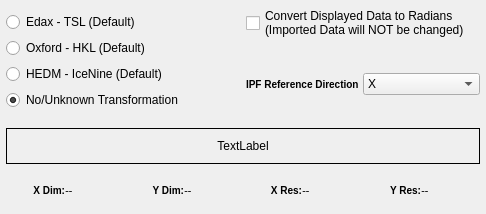
<?xml version="1.0" encoding="UTF-8"?>
<ui version="4.0">
 <class>QEbsdReferenceFrameDialog</class>
 <widget class="QDialog" name="QEbsdReferenceFrameDialog">
  <property name="geometry">
   <rect>
    <x>0</x>
    <y>0</y>
    <width>486</width>
    <height>214</height>
   </rect>
  </property>
  <property name="windowTitle">
   <string>Advanced Reference Frame Options</string>
  </property>
  <layout class="QGridLayout" name="gridLayout">
   <property name="verticalSpacing">
    <number>8</number>
   </property>
   <property name="margin">
    <number>6</number>
   </property>
   <item row="0" column="1">
    <widget class="QCheckBox" name="degToRads">
     <property name="text">
      <string>Convert Displayed Data to Radians 
(Imported Data will NOT be changed)</string>
     </property>
    </widget>
   </item>
   <item row="1" column="1" rowspan="2">
    <layout class="QHBoxLayout" name="horizontalLayout">
     <item>
      <widget class="QLabel" name="label">
       <property name="styleSheet">
        <string notr="true">QLabel {
font-weight: bold;
font-size: 10px;
}</string>
       </property>
       <property name="text">
        <string>IPF Reference Direction</string>
       </property>
      </widget>
     </item>
     <item>
      <widget class="QComboBox" name="refDir">
       <item>
        <property name="text">
         <string>X</string>
        </property>
       </item>
       <item>
        <property name="text">
         <string>Y</string>
        </property>
       </item>
       <item>
        <property name="text">
         <string>Z</string>
        </property>
       </item>
      </widget>
     </item>
    </layout>
   </item>
   <item row="0" column="0" rowspan="3">
    <layout class="QVBoxLayout" name="verticalLayout">
     <item>
      <widget class="QRadioButton" name="m_TSLdefaultBtn">
       <property name="text">
        <string>Edax - TSL (Default)</string>
       </property>
       <property name="shortcut">
        <string>Ctrl+S</string>
       </property>
       <property name="checked">
        <bool>false</bool>
       </property>
       <property name="autoExclusive">
        <bool>false</bool>
       </property>
      </widget>
     </item>
     <item>
      <widget class="QRadioButton" name="m_HKLdefaultBtn">
       <property name="layoutDirection">
        <enum>Qt::LeftToRight</enum>
       </property>
       <property name="text">
        <string>Oxford - HKL (Default)</string>
       </property>
      </widget>
     </item>
     <item>
      <widget class="QRadioButton" name="m_HEDMdefaultBtn">
       <property name="text">
        <string>HEDM - IceNine (Default)</string>
       </property>
      </widget>
     </item>
     <item>
      <widget class="QRadioButton" name="m_NoTransBtn">
       <property name="layoutDirection">
        <enum>Qt::LeftToRight</enum>
       </property>
       <property name="text">
        <string>No/Unknown Transformation</string>
       </property>
       <property name="checked">
        <bool>true</bool>
       </property>
      </widget>
     </item>
    </layout>
   </item>
   <item row="7" column="0" colspan="2">
    <widget class="QLabel" name="ipfLabel">
     <property name="frameShape">
      <enum>QFrame::Box</enum>
     </property>
     <property name="text">
      <string>TextLabel</string>
     </property>
     <property name="alignment">
      <set>Qt::AlignCenter</set>
     </property>
    </widget>
   </item>
   <item row="8" column="0" colspan="2">
    <layout class="QHBoxLayout" name="horizontalLayout_2">
     <property name="bottomMargin">
      <number>0</number>
     </property>
     <item>
      <widget class="QLabel" name="label_13">
       <property name="font">
        <font>
         <pointsize>-1</pointsize>
         <weight>75</weight>
         <bold>true</bold>
        </font>
       </property>
       <property name="styleSheet">
        <string notr="true">QLabel {
font-weight: bold;
font-size: 10px;
}</string>
       </property>
       <property name="text">
        <string>X Dim:</string>
       </property>
       <property name="alignment">
        <set>Qt::AlignRight|Qt::AlignTrailing|Qt::AlignVCenter</set>
       </property>
      </widget>
     </item>
     <item>
      <widget class="QLabel" name="m_XDim">
       <property name="font">
        <font>
         <pointsize>-1</pointsize>
         <italic>true</italic>
        </font>
       </property>
       <property name="styleSheet">
        <string notr="true">QLabel {
	font-size: 11px;
	font-style: italic;
}</string>
       </property>
       <property name="text">
        <string>--</string>
       </property>
       <property name="scaledContents">
        <bool>true</bool>
       </property>
      </widget>
     </item>
     <item>
      <widget class="QLabel" name="label_14">
       <property name="font">
        <font>
         <pointsize>-1</pointsize>
         <weight>75</weight>
         <bold>true</bold>
        </font>
       </property>
       <property name="styleSheet">
        <string notr="true">QLabel {
font-weight: bold;
font-size: 10px;
}</string>
       </property>
       <property name="text">
        <string>Y Dim:</string>
       </property>
       <property name="alignment">
        <set>Qt::AlignRight|Qt::AlignTrailing|Qt::AlignVCenter</set>
       </property>
      </widget>
     </item>
     <item>
      <widget class="QLabel" name="m_YDim">
       <property name="font">
        <font>
         <pointsize>-1</pointsize>
         <italic>true</italic>
        </font>
       </property>
       <property name="styleSheet">
        <string notr="true">QLabel {
	font-size: 11px;
	font-style: italic;
}</string>
       </property>
       <property name="text">
        <string>--</string>
       </property>
       <property name="scaledContents">
        <bool>true</bool>
       </property>
      </widget>
     </item>
     <item>
      <widget class="QLabel" name="label_16">
       <property name="font">
        <font>
         <pointsize>-1</pointsize>
         <weight>75</weight>
         <bold>true</bold>
        </font>
       </property>
       <property name="styleSheet">
        <string notr="true">QLabel {
font-weight: bold;
font-size: 10px;
}</string>
       </property>
       <property name="text">
        <string>X Res:</string>
       </property>
       <property name="alignment">
        <set>Qt::AlignRight|Qt::AlignTrailing|Qt::AlignVCenter</set>
       </property>
      </widget>
     </item>
     <item>
      <widget class="QLabel" name="m_XRes">
       <property name="font">
        <font>
         <pointsize>-1</pointsize>
         <italic>true</italic>
        </font>
       </property>
       <property name="styleSheet">
        <string notr="true">QLabel {
	font-size: 11px;
	font-style: italic;
}</string>
       </property>
       <property name="text">
        <string>--</string>
       </property>
       <property name="scaledContents">
        <bool>true</bool>
       </property>
      </widget>
     </item>
     <item>
      <widget class="QLabel" name="label_17">
       <property name="font">
        <font>
         <pointsize>-1</pointsize>
         <weight>75</weight>
         <bold>true</bold>
        </font>
       </property>
       <property name="styleSheet">
        <string notr="true">QLabel {
font-weight: bold;
font-size: 10px;
}</string>
       </property>
       <property name="text">
        <string>Y Res:</string>
       </property>
       <property name="alignment">
        <set>Qt::AlignRight|Qt::AlignTrailing|Qt::AlignVCenter</set>
       </property>
      </widget>
     </item>
     <item>
      <widget class="QLabel" name="m_YRes">
       <property name="font">
        <font>
         <pointsize>-1</pointsize>
         <italic>true</italic>
        </font>
       </property>
       <property name="styleSheet">
        <string notr="true">QLabel {
	font-size: 11px;
	font-style: italic;
}</string>
       </property>
       <property name="text">
        <string>--</string>
       </property>
       <property name="scaledContents">
        <bool>true</bool>
       </property>
      </widget>
     </item>
    </layout>
   </item>
  </layout>
 </widget>
 <resources/>
 <connections/>
</ui>
